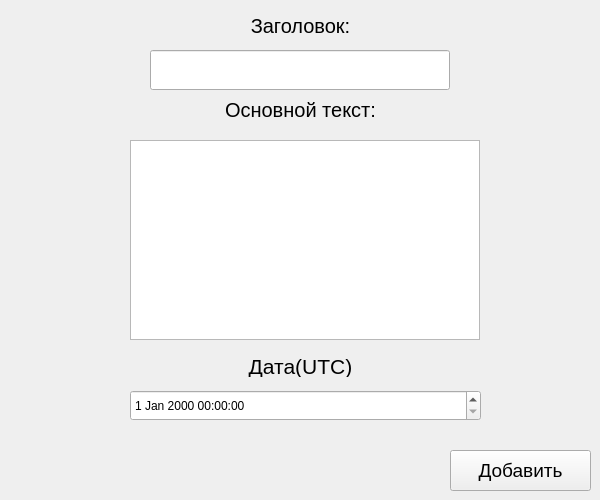
<?xml version="1.0" encoding="UTF-8"?>
<ui version="4.0">
 <class>add_window</class>
 <widget class="QWidget" name="add_window">
  <property name="geometry">
   <rect>
    <x>0</x>
    <y>0</y>
    <width>600</width>
    <height>500</height>
   </rect>
  </property>
  <property name="minimumSize">
   <size>
    <width>600</width>
    <height>500</height>
   </size>
  </property>
  <property name="maximumSize">
   <size>
    <width>600</width>
    <height>500</height>
   </size>
  </property>
  <property name="windowTitle">
   <string>Добавить</string>
  </property>
  <widget class="QPushButton" name="add_btn">
   <property name="geometry">
    <rect>
     <x>450</x>
     <y>450</y>
     <width>141</width>
     <height>41</height>
    </rect>
   </property>
   <property name="font">
    <font>
     <pointsize>14</pointsize>
    </font>
   </property>
   <property name="text">
    <string>Добавить</string>
   </property>
  </widget>
  <widget class="QLineEdit" name="title_input">
   <property name="geometry">
    <rect>
     <x>150</x>
     <y>50</y>
     <width>300</width>
     <height>40</height>
    </rect>
   </property>
   <property name="font">
    <font>
     <pointsize>12</pointsize>
    </font>
   </property>
  </widget>
  <widget class="QTextEdit" name="text_input">
   <property name="geometry">
    <rect>
     <x>130</x>
     <y>140</y>
     <width>350</width>
     <height>200</height>
    </rect>
   </property>
   <property name="font">
    <font>
     <pointsize>12</pointsize>
    </font>
   </property>
  </widget>
  <widget class="QLabel" name="label">
   <property name="geometry">
    <rect>
     <x>150</x>
     <y>10</y>
     <width>301</width>
     <height>31</height>
    </rect>
   </property>
   <property name="font">
    <font>
     <pointsize>15</pointsize>
    </font>
   </property>
   <property name="text">
    <string>Заголовок:</string>
   </property>
   <property name="alignment">
    <set>Qt::AlignCenter</set>
   </property>
  </widget>
  <widget class="QLabel" name="label_2">
   <property name="geometry">
    <rect>
     <x>130</x>
     <y>100</y>
     <width>341</width>
     <height>20</height>
    </rect>
   </property>
   <property name="font">
    <font>
     <pointsize>15</pointsize>
    </font>
   </property>
   <property name="text">
    <string>Основной текст:</string>
   </property>
   <property name="alignment">
    <set>Qt::AlignCenter</set>
   </property>
  </widget>
  <widget class="QLabel" name="error_label">
   <property name="geometry">
    <rect>
     <x>10</x>
     <y>435</y>
     <width>401</width>
     <height>51</height>
    </rect>
   </property>
   <property name="text">
    <string/>
   </property>
  </widget>
  <widget class="QDateTimeEdit" name="date_input">
   <property name="enabled">
    <bool>true</bool>
   </property>
   <property name="geometry">
    <rect>
     <x>130</x>
     <y>390</y>
     <width>351</width>
     <height>31</height>
    </rect>
   </property>
  </widget>
  <widget class="QLabel" name="label_3">
   <property name="geometry">
    <rect>
     <x>130</x>
     <y>356</y>
     <width>341</width>
     <height>21</height>
    </rect>
   </property>
   <property name="font">
    <font>
     <pointsize>16</pointsize>
    </font>
   </property>
   <property name="text">
    <string>Дата(UTC)</string>
   </property>
   <property name="alignment">
    <set>Qt::AlignCenter</set>
   </property>
  </widget>
 </widget>
 <resources/>
 <connections/>
</ui>
